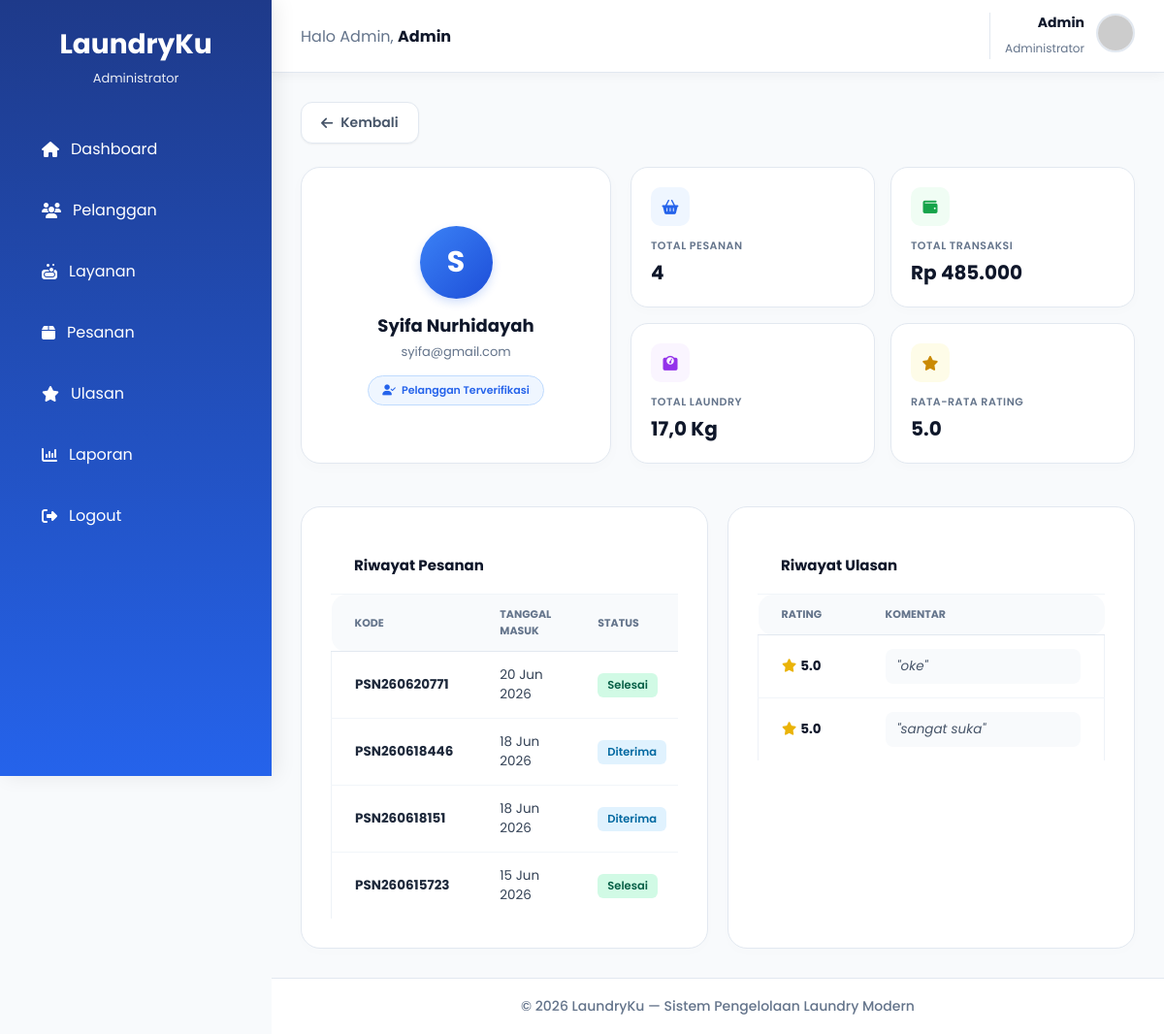
The app's page /admin/detail_pelanggan.php?id=4 with its own data.
### tables this page shows
CREATE TABLE `users` (
  `id` int(11) NOT NULL,
  `nama` varchar(100) DEFAULT NULL,
  `email` varchar(100) DEFAULT NULL,
  `password` varchar(255) DEFAULT NULL,
  `role` enum('admin','user') DEFAULT 'user',
  `created_at` timestamp NOT NULL DEFAULT current_timestamp(),
  `foto` varchar(255) DEFAULT NULL
);

CREATE TABLE `pesanan` (
  `id_pesanan` int(11) NOT NULL,
  `kode_pesanan` varchar(20) DEFAULT NULL,
  `id_user` int(11) DEFAULT NULL,
  `tanggal_masuk` date DEFAULT NULL,
  `tanggal_selesai` date DEFAULT NULL,
  `status` enum('Diterima','Diproses','Selesai') DEFAULT 'Diterima'
);

CREATE TABLE `ulasan` (
  `id_ulasan` int(11) NOT NULL,
  `id_pesanan` int(11) NOT NULL,
  `id_user` int(11) NOT NULL,
  `rating` int(11) NOT NULL CHECK (`rating` between 1 and 5),
  `komentar` text DEFAULT NULL,
  `tanggal_ulasan` timestamp NOT NULL DEFAULT current_timestamp(),
  `tanggapan` text DEFAULT NULL,
  `tanggal_tanggapan` datetime DEFAULT NULL,
  `status_baca_user` int(1) DEFAULT 0
);

### admin/detail_pelanggan.php (the view, shortened to what this page needs)
<?php
require '../config/koneksi.php';
$id = (int)$_GET['id'];
$pelanggan = mysqli_fetch_assoc(
    mysqli_query($koneksi,"
        SELECT *
        FROM users
        WHERE id = $id
        AND role='user'
    ")
);
$total_pesanan = mysqli_fetch_assoc(
    mysqli_query($koneksi,"
        SELECT COUNT(*) AS total
        FROM pesanan
        WHERE id_user = $id
    ")
);
$total_transaksi = mysqli_fetch_assoc(
    mysqli_query($koneksi,"
        SELECT SUM(d.total_harga) AS total
        FROM detail_pesanan d
        JOIN pesanan p
            ON d.id_pesanan = p.id_pesanan
        WHERE p.id_user = $id
    ")
);
$total_kg = mysqli_fetch_assoc(
    mysqli_query($koneksi,"
        SELECT SUM(d.berat) AS total
        FROM detail_pesanan d
        JOIN pesanan p
            ON d.id_pesanan = p.id_pesanan
        WHERE p.id_user = $id
    ")
);
$rating = mysqli_fetch_assoc(
    mysqli_query($koneksi,"
        SELECT ROUND(AVG(rating),1) AS rating
        FROM ulasan
        WHERE id_user = $id
    ")
);
$riwayat_pesanan = mysqli_query($koneksi,"
    SELECT *
    FROM pesanan
    WHERE id_user = $id
    ORDER BY id_pesanan DESC
");
$riwayat_ulasan = mysqli_query($koneksi,"
    SELECT *
    FROM ulasan
    WHERE id_user = $id
    ORDER BY id_ulasan DESC
");
?>
<!DOCTYPE html>
<html lang="id">
<head>
    <link rel="stylesheet" href="../assets/css/stylee.css">
    <link rel="stylesheet" href="https://cdnjs.cloudflare.com/ajax/libs/font-awesome/6.5.1/css/all.min.css">
</head>
<body>
<div class="container">
    <?php include '../includes/admin/sidebar.php'; ?>
    <div class="main-content">
        <?php include '../includes/admin/navbar.php'; ?>
        <div class="content">
            <div class="detail-header">
                <a href="pelanggan.php" class="back-btn">
                    <i class="fa-solid fa-arrow-left"></i> Kembali
                </a>
            </div>
            <div class="top-row-layout">
                <div class="profile-card">
                    <div class="profile-avatar">
                        <?= strtoupper(substr($pelanggan['nama'], 0, 1)); ?>
                    </div>
                    <div class="profile-info">
                        <h2><?= htmlspecialchars($pelanggan['nama']); ?></h2>
                        <p><?= htmlspecialchars($pelanggan['email']); ?></p>
                        <span class="member-badge">
                            <i class="fa-solid fa-user-check"></i> Pelanggan Terverifikasi
                        </span>
                    </div>
                </div>
                <div class="stats-grid-container">
                    <div class="stats-box">
                        <div class="stats-icon icon-box-1">
                            <i class="fa-solid fa-basket-shopping"></i>
                        </div>
                        <div class="stats-data">
                            <span>Total Pesanan</span>
                            <h3><?= $total_pesanan['total'] ?? 0; ?></h3>
                        </div>
                    </div>
                    <div class="stats-box">
                        <div class="stats-icon icon-box-2">
                            <i class="fa-solid fa-wallet"></i>
                        </div>
                        <div class="stats-data">
                            <span>Total Transaksi</span>
                            <h3>Rp <?= number_format($total_transaksi['total'] ?? 0, 0, ',', '.'); ?></h3>
                        </div>
                    </div>
                    <div class="stats-box">
                        <div class="stats-icon icon-box-3">
                            <i class="fa-solid fa-weight-scale"></i>
                        </div>
                        <div class="stats-data">
                            <span>Total Laundry</span>
                            <h3><?= number_format($total_kg['total'] ?? 0, 1, ',', '.'); ?> Kg</h3>
                        </div>
                    </div>
                    <div class="stats-box">
                        <div class="stats-icon icon-box-4">
                            <i class="fa-solid fa-star"></i>
                        </div>
                        <div class="stats-data">
                            <span>Rata-rata Rating</span>
                            <h3><?= $rating['rating'] ?? '0.0'; ?></h3>
                        </div>
                    </div>
                </div>
            </div> <div class="bottom-tables-layout">
                <div class="table-card">
                    <h2>Riwayat Pesanan</h2>
                    <div style="overflow-x: auto;">
                        <table>
                            <thead>
                                <tr>
                                    <th>Kode</th>
                                    <th>Tanggal Masuk</th>
                                    <th>Status</th>
                                </tr>
                            </thead>
                            <tbody>
                            <?php if(mysqli_num_rows($riwayat_pesanan) > 0): ?>
                                <?php while($row = mysqli_fetch_assoc($riwayat_pesanan)):
                                    $status_text = strtolower($row['status']);
                                    $badge_class = 'badge-secondary';
                                    if($status_text == 'selesai') { $badge_class = 'badge-success'; }
                                    elseif(in_array($status_text, ['proses', 'sedang dicuci', 'dicuci'])) { $badge_class = 'badge-warning'; }
                                    elseif($status_text == 'diterima') { $badge_class = 'badge-info'; }
                                ?>
                                <tr>
                                    <td style="font-weight: 700; color: #1e293b;"><?= htmlspecialchars($row['kode_pesanan']); ?></td>
                                    <td><?= date('d M Y', strtotime($row['tanggal_masuk'])); ?></td>
                                    <td><span class="badge <?= $badge_class; ?>"><?= htmlspecialchars($row['status']); ?></span></td>
                                </tr>
                                <?php endwhile; ?>
                            <?php endif; ?>
                            </tbody>
                        </table>
                    </div>
                </div>
                <div class="table-card">
                    <h2>Riwayat Ulasan</h2>
                    <div style="overflow-x: auto;">
                        <table>
                            <thead>
                                <tr>
                                    <th style="width: 30%;">Rating</th>
                                    <th style="width: 70%;">Komentar</th>
                                </tr>
                            </thead>
                            <tbody>
                            <?php if(mysqli_num_rows($riwayat_ulasan) > 0): ?>
                                <?php while($ulasan = mysqli_fetch_assoc($riwayat_ulasan)): ?>
                                <tr>
                                    <td>
                                        <div class="rating-wrapper">
                                            <i class="fa-solid fa-star rating-star"></i>
                                            <span><?= $ulasan['rating']; ?>.0</span>
                                        </div>
                                    </td>
                                    <td>
                                        <div class="comment-text">"<?= htmlspecialchars($ulasan['komentar']); ?>"</div>
                                    </td>
                                </tr>
                                <?php endwhile; ?>
                            <?php endif; ?>
                            </tbody>
                        </table>
                    </div>
                </div>
            </div> </div> <?php include '../includes/admin/footer.php'; ?>
    </div>
</div>
</body>
</html>

### assets/css/stylee.css (style rules this page uses)
:root { --primary:#2563eb; --primary-light:#60a5fa; --success:#22c55e; --warning:#f59e0b; --danger:#ef4444; --dark:#0f172a; --gray:#64748b; --light:#f8fafc; --radius:18px; --shadow:0 10px 25px rgba(15,23,42,.08); }
* { margin:0; padding:0; box-sizing:border-box; font-family:'Poppins',sans-serif; }
body { background:#f1f5f9; color:var(--dark); }
.container { display:flex; min-height:100vh; }
.main-content { margin-left:280px; min-height:100vh; display:flex; flex-direction:column; }
.content { padding:25px; margin-top:75px; }
.table-card { background:#fff; border-radius:20px; overflow-x:auto; box-shadow:var(--shadow); padding:20px; }
table { width:100%; border-collapse:collapse; }
th,td { padding:16px; border-bottom:1px solid #e2e8f0; }
th { background:#f8fafc; }
.table-card { background:#ffffff; border-radius:25px; padding:30px; margin-top:20px; border:1px solid #e2e8f0; box-shadow: 0 10px 35px rgba(15,23,42,.06); overflow:hidden; }
table { width:100%; border-collapse:separate; border-spacing:0 12px; }
thead th { background:#f8fafc; padding:18px; color:#334155; font-weight:600; text-align:left; border:none; }
thead th:first-child { border-radius:15px 0 0 15px; }
thead th:last-child { border-radius:0 15px 15px 0; }
tbody tr { transition:.3s; }
tbody td { background:#ffffff; padding:18px; border-top:1px solid #eef2f7; border-bottom:1px solid #eef2f7; }
tbody td:first-child { border-left:1px solid #eef2f7; border-radius:15px 0 0 15px; }
tbody td:last-child { border-right:1px solid #eef2f7; border-radius:0 15px 15px 0; }
.badge { display:inline-flex; align-items:center; justify-content:center; padding:8px 14px; border-radius:30px; font-size:12px; font-weight:600; }

### records on screen
users: nama "S", nama "Syifa Nurhidayah", email "syifa@gmail.com"
pesanan: kode_pesanan "PSN260620771", tanggal_masuk "20 Jun 2026", status "Selesai"
pesanan: kode_pesanan "PSN260618446", tanggal_masuk "18 Jun 2026", status "Diterima"
pesanan: kode_pesanan "PSN260618151", tanggal_masuk "18 Jun 2026", status "Diterima"
pesanan: kode_pesanan "PSN260615723", tanggal_masuk "15 Jun 2026", status "Selesai"
ulasan: rating "5", komentar "oke"
ulasan: rating "5", komentar "sangat suka"

### other values on screen
$nama_admin "Admin"
$total_pesanan['total'] "4"
$total_transaksi['total'] "485.000"
$total_kg['total'] "17,0"
$rating['rating'] "5.0"
